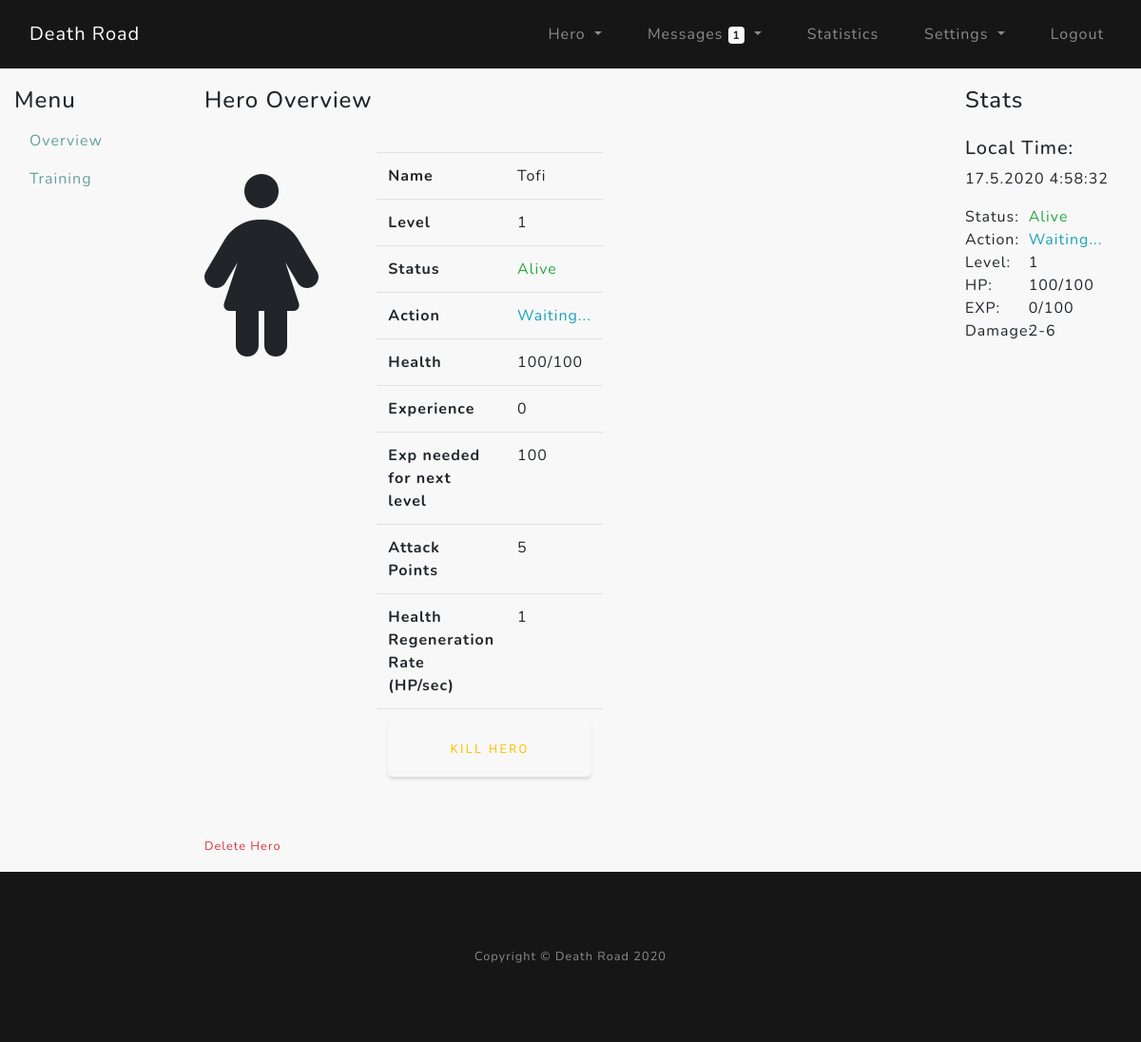
The app's page /hero/overview (signed in) with its own data.
### core/models.py (models this page shows)
class Hero(db.Model):
    __tablename__ = "hero"
    acc_id = Column(Integer, primary_key=True)  # hero id connected to account id
    name = Column(String(16), unique=True)  # name of the hero
    gender = Column(Boolean)  # 0 - male / 1 - female
    date_created = Column(DateTime)  # date created the hero
    level = Column(Integer)  # current level of the hero
    current_exp = Column(Integer)  # current experience of hero
    next_lvl_exp = Column(Integer)  # exp needed for next level
    hp = Column(Integer)  # current hero health HP
    hp_max = Column(Integer)  # current hero health HP
    hp_regen_rate = Column(Integer)  # hp regeneration per second
    hp_check_regen = Column(DateTime)  # used to calculate the regenerated hp over time
    alive = Column(Integer)  # Check if hero is Death (0), Reviving (1), Alive (2)
    death_check = Column(DateTime)  # Time when the hero was revived
    revive_time = Column(Integer)  # seconds needed to revive the hero after the revive button is pressed
    action = Column(Integer)  # Hero current situation: Waiting (0), Returning from battle (1)
    return_from_action = Column(DateTime)  # Tine when the action (example battle) took place
    return_seconds = Column(Integer)  # Seconds until the hero will be home
    attack_point = Column(Integer)  # attack points needed to calculate damage

### core/hero/routes.py (the view)
@hero.route("/hero/", methods=["POST", "GET"])
@hero.route("/hero/overview", methods=["POST", "GET"])
@login_required
def hero_home():
    if acc_has_hero(current_user.id):
        return redirect(url_for("hero.hero_create"))
    get_unread_msgs = unread_msgs(current_user.username)
    hero = Hero.query.filter_by(acc_id=current_user.id).first()
    if hero.action == 1:
        battle_return_time(current_user.id)
    hp_regeneration(current_user.id)
    if hero.alive == 1:
        revive_hero(current_user.id)
    form = ReviveHeroForm()
    if form.h_kill.data and form.validate_on_submit():
        hero.hp = 0
        hero.alive = 0
        db.session.commit()
    if form.h_revive.data and form.validate_on_submit():
        hero.death_check = datetime.now()
        hero.alive = 1
        db.session.commit()
    reviving_time = hero.death_check + timedelta(seconds=hero.revive_time)
    returning_time = hero.return_from_action + timedelta(seconds=hero.return_seconds)
    return render_template("hero_home.html", hero=hero, form=form, get_unread_msgs=get_unread_msgs,
                           reviving_time=reviving_time, returning_time=returning_time)

### core/hero/forms.py
class ReviveHeroForm(FlaskForm):
    h_revive = SubmitField("Revive Hero")
    h_kill = SubmitField("Kill Hero")

### core/hero/utils.py (called while the page is built, shortened)
def acc_has_hero(current_acc_id):
    hero = Hero.query.filter_by(acc_id=current_acc_id).first()
    return False if hero else True

def hp_regeneration(current_acc_id):
    regen = Hero.query.filter_by(acc_id=current_acc_id).first()

### core/models.py (called while the page is built)
@login_manager.user_loader
def load_user(user_id):
    return User.query.get(int(user_id))

### core/utils/unread_msgs.py (called while the page is built)
def unread_msgs(current_acc_uname):
    gum = Messages.query.filter_by(recipient=current_acc_uname, del_in=False, seen=False).count()
    return gum

### core/templates/hero_home.html (shortened to what this page needs)
{% extends "hero_layout.html" %}
{% block hero_main %}
<div class="col-lg-8">
    <h4>Hero Overview</h4>
    <div class="row pt-3">
        <div class="col-md-2 text-center" style="font-size: 12rem;">
        {% if hero.gender == False %}
            <i class="fas fa-male"></i>
        {% else %}
            <i class="fas fa-female"></i>
        {% endif %}
        </div>
        <div class="col-md-4 py-3">
            <table class="table table-hover ml-5">
                <tbody>
                    <tr>
                        <th scope="row">Name</th>
                        <td>{{ hero.name }}</td>
                    </tr>
                    <tr>
                        <th scope="row">Level</th>
                        <td>{{ hero.level }}</td>
                    </tr>
                    <tr>
                        <th scope="row">Status</th>
                        {% if hero.alive == 2 %}
                        <td class="text-success">Alive</td>
                        {% elif hero.alive == 1 %}
                        <td class="text-warning">Reviving</td>
                        {% else %}
                        <td class="text-danger">Dead</td>
                        {% endif %}
                    </tr>
                    <tr>
                        <th scope="row">Action</th>
                        {% if hero.action == 1 %}
                        <td class="text-warning">Returning</td>
                        {% else %}
                        <td class="text-info">Waiting...</td>
                        {% endif %}
                    </tr>
                    <tr>
                        <th scope="row">Health</th>
                        <td>{{ hero.hp }}/{{ hero.hp_max }}</td>
                    </tr>
                    <tr>
                        <th scope="row">Experience</th>
                        <td>{{ hero.current_exp }}</td>
                    </tr>
                    <tr>
                        <th scope="row">Exp needed for next level</th>
                        <td>{{ hero.next_lvl_exp }}</td>
                    </tr>
                    <tr>
                        <th scope="row">Attack Points</th>
                        <td>{{ hero.attack_point }}</td>
                    </tr>
                    <tr>
                        <th scope="row">Health Regeneration Rate (HP/sec)</th>
                        <td>{{ hero.hp_regen_rate }}</td>
                    </tr>
                    <tr>
                        <td colspan="2">
                            <form method="post">
                                {% if hero.alive == 2 %}
                                {{ form.h_kill(class="btn btn-outline-warning btn-lg btn-block") }}
                                {% elif hero.alive == 0 %}
                                {{ form.h_revive(class="btn btn-outline-success btn-lg btn-block") }}
                                {% endif %}
                            </form>
                        </td>
                    </tr>
                </tbody>
            </table>
        </div>
    </div>
    <div class="row pt-3">
        <div class="col">
            <a href="/delete" class="text-danger small" role="button" data-toggle="modal" data-target="#deleteHeroModal">Delete Hero</a>
        </div>
    </div>
</div>
{% include "hero_stats.html" %}
{% endblock %}

### core/templates/hero_stats.html (shortened to what this page needs)
<div class="col-lg-2 order-first order-lg-2">
    <h4>Stats</h4>
    <div class="row py-3">
        <div class="col">
            <h5>Local Time:</h5>
            <div id="timeNow"></div>
        </div>
    </div>
    <div class="row">
        <div class="col-4">Status:</div>
        {% if hero.alive == 2 %}
        <div class="col-8 text-success">Alive</div>
        {% elif hero.alive == 1 %}
        <div class="col-8 text-warning">Reviving</div>
        {% else %}
        <div class="col-8 text-danger">Dead</div>
        {% endif %}
    </div>
    <div class="row">
        <div class="col-4">Action:</div>
        {% if hero.action == 1 %}
        <div class="col-8 text-warning">Returning</div>
        {% else %}
        <div class="col-8 text-info">Waiting...</div>
        {% endif %}
    </div>
    <div class="row">
        <div class="col-4">Level:</div>
        <div class="col-8">{{ hero.level }}</div>
    </div>
    <div class="row">
        <div class="col-4">HP:</div>
        <div class="col-8">{{ hero.hp }}/{{ hero.hp_max }}</div>
    </div>
    <div class="row">
        <div class="col-4">EXP:</div>
        <div class="col-8">{{ hero.current_exp }}/{{ hero.next_lvl_exp }}</div>
    </div>
    <div class="row">
        <div class="col-4">Damage:</div>
        <div class="col-8">{{ (hero.attack_point * 0.5)|round|int }}-{{ (hero.attack_point * 1.26)|round|int }}</div>
    </div>
</div>

### core/static/custom-style.css (style rules this page uses)
html, body { scroll-behavior: smooth; }
body { font-family: 'Nunito'; letter-spacing: 0.0625em; background-color: #f8f8f8; }
a { color: #64a19d; }
.btn { box-shadow: 0 0.1875rem 0.1875rem 0 rgba(0, 0, 0, 0.1) !important; padding: 1.25rem 2rem; font-family: 'Varela Round'; font-size: 80%; text-transform: uppercase; letter-spacing: .15rem; border: 0; }

### records on screen
Hero: name "Tofi", level "1", hp "100", hp_max "100", current_exp "0", next_lvl_exp "100", attack_point "5", hp_regen_rate "1", (hero.attack_point*0.5)|round|int "2", (hero.attack_point*1.26)|round|int "6"

### other values on screen
{{ get_unread_msgs }} "1"
